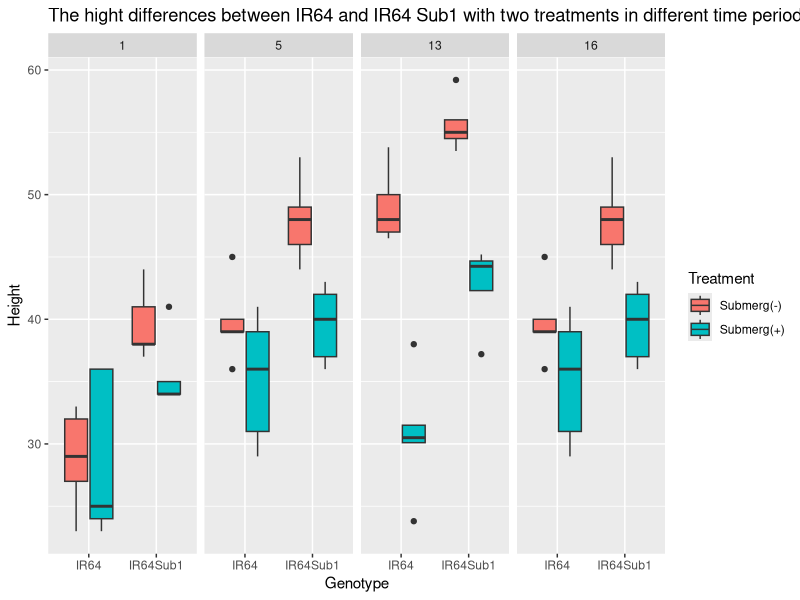
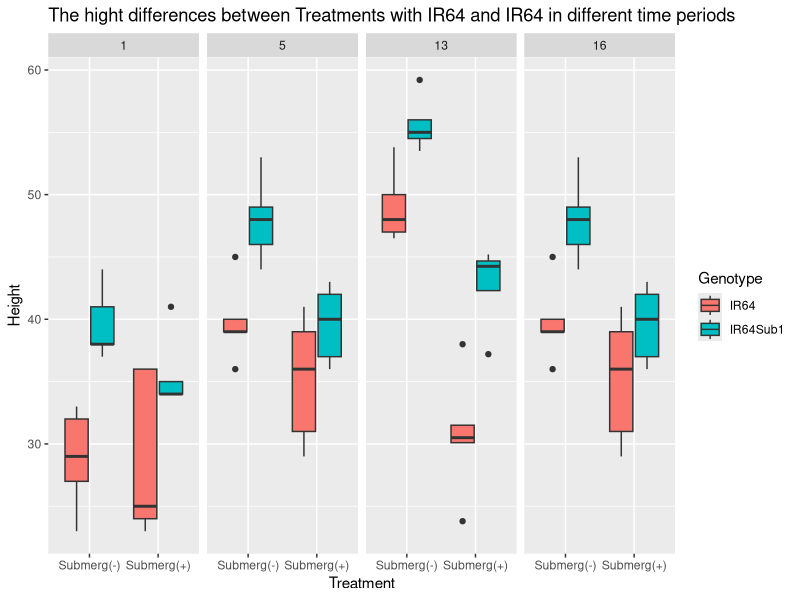
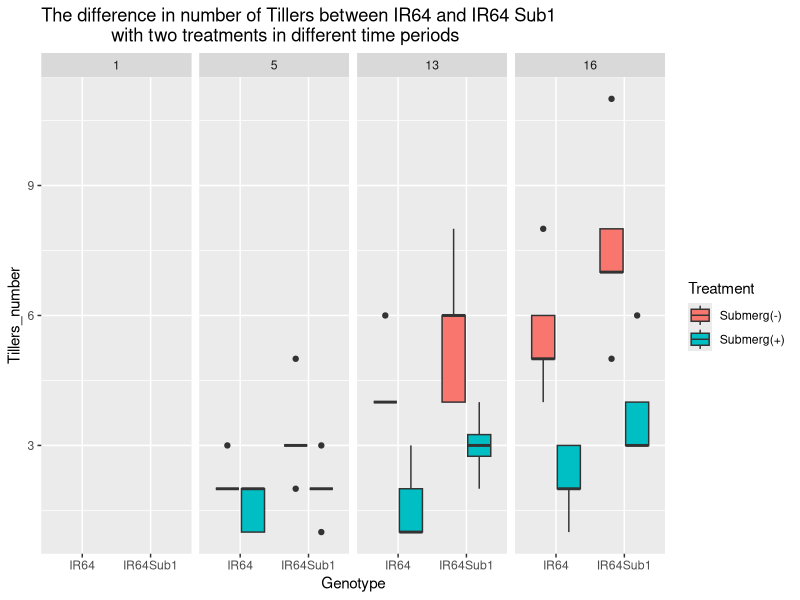
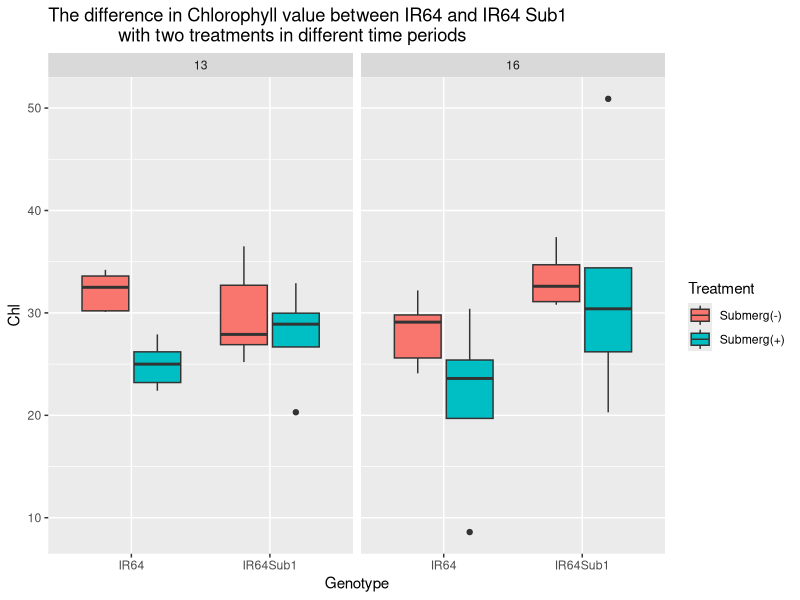
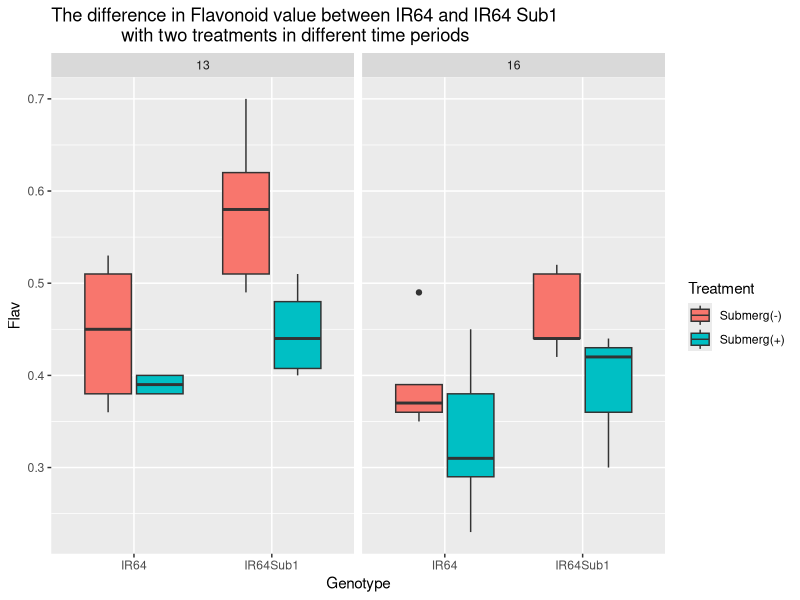
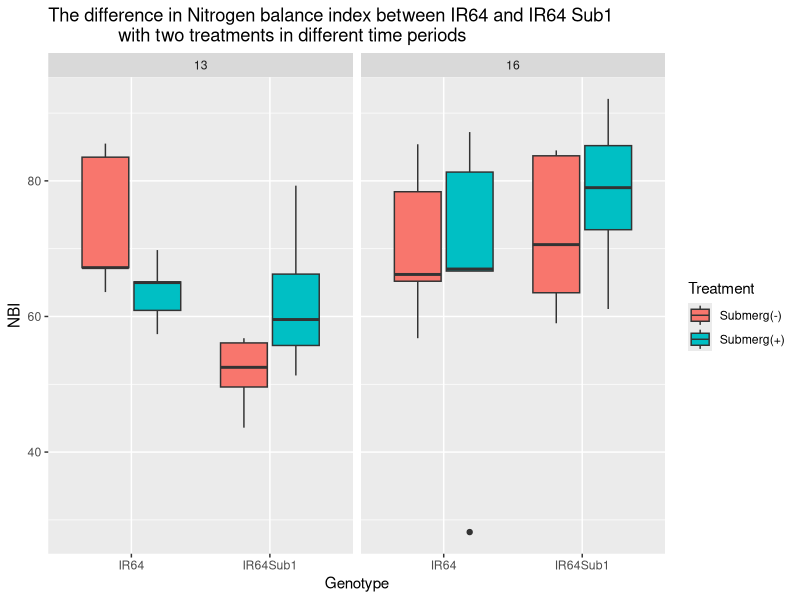
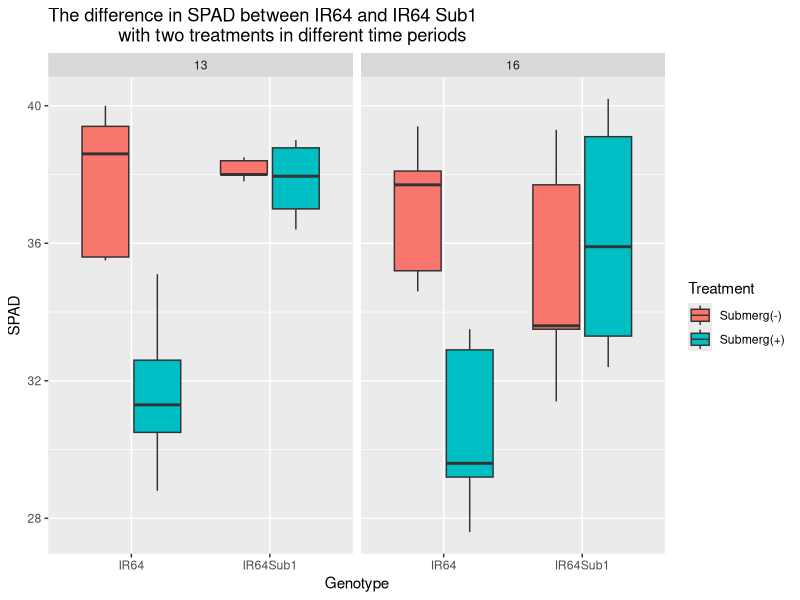
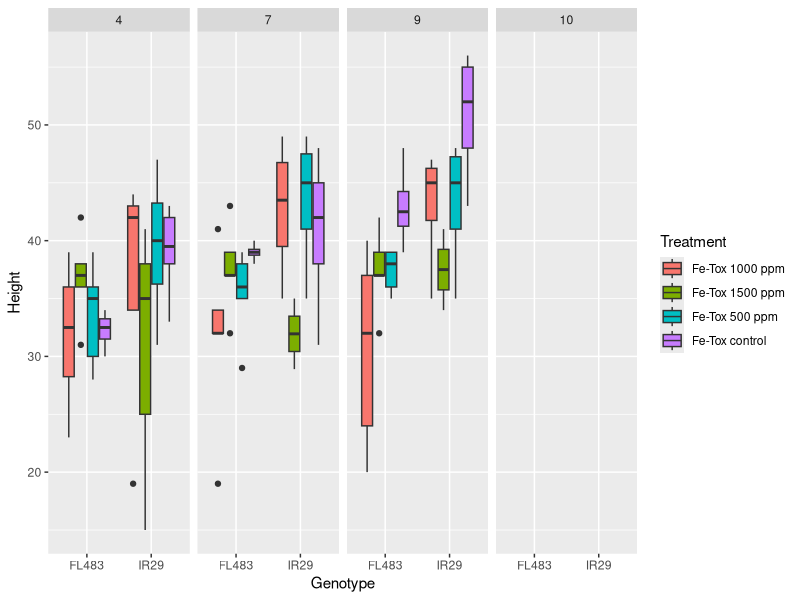

R code for these plots, in order:
#Install Package####
install.packages("dplyr")
library(dplyr)
install.packages("ggplot2")
library(ggplot2)
install.packages("tidyverse")
library(tidyverse)
install.packages('png')
library(png)
#Input data####

Submergence <- read.csv("Submergence_data.csv")
Iron <- read.csv("Iron_data.csv")
IronUV <- read.csv("IronUV_data.csv")

colnames(Submergence)
colnames(Iron)
colnames(IronUV)
 
#Date of treatment Submergence####

    ggplot(data = Submergence,
           aes(y = Height, x = Genotype, fill = Treatment,
               group = interaction(Genotype, Treatment))) +
      geom_boxplot() + 
      facet_grid(~DATrt) + 
      ggtitle("The hight differences between IR64 and IR64 Sub1 with two treatments in different time periods")

ggplot(data = Submergence,
       aes(y = Height, x = Treatment, fill = Genotype,
           group = interaction(Genotype, Treatment))) +
  geom_boxplot() + 
  facet_grid(~DATrt) + 
  ggtitle("The hight differences between Treatments with IR64 and IR64 in different time periods")

               
    ggplot(data = Submergence,
           aes(y = Tillers_number, x = Genotype, fill = Treatment,
               group = interaction(Genotype, Treatment))) +
      geom_boxplot() +
      facet_grid(~DATrt) + 
      ggtitle("The difference in number of Tillers between IR64 and IR64 Sub1 
              with two treatments in different time periods")

    
    #filter the data with dplyr
    SubmergenceChl <- filter(Submergence, !is.na(Chl) | Chl != "")

    ggplot(data = SubmergenceChl,
           aes(y = Chl, x = Genotype, fill = Treatment, na.rm = TRUE,
               group = interaction(Genotype, Treatment))) +
      geom_boxplot(na.rm = TRUE) +
      facet_grid(~DATrt) +
      ggtitle("The difference in Chlorophyll value between IR64 and IR64 Sub1 
              with two treatments in different time periods")
    
    SubmergenceFlav <- filter(Submergence, !is.na(Flav) | Flav != "")
    
    ggplot(data = SubmergenceFlav,
           aes(y = Flav, x = Genotype, fill = Treatment, na.rm = TRUE,
               group = interaction(Genotype, Treatment))) +
      geom_boxplot(na.rm = TRUE) +
      facet_grid(~DATrt) +
      ggtitle("The difference in Flavonoid value between IR64 and IR64 Sub1 
              with two treatments in different time periods")
    
    SubmergenceNBI <- filter(Submergence, !is.na(NBI) | NBI != "")
    ggplot(data = SubmergenceNBI,
           aes(y = NBI, x = Genotype, fill = Treatment,
               group = interaction(Genotype, Treatment))) +
      geom_boxplot() +
      facet_grid(~DATrt) +
      ggtitle("The difference in Nitrogen balance index between IR64 and IR64 Sub1 
              with two treatments in different time periods")
    
    SubmergenceSPAD <- filter(Submergence, !is.na(SPAD) | SPAD != "")
    ggplot(data = SubmergenceSPAD,
           aes(y = SPAD, x = Genotype, fill = Treatment,
               group = interaction(Genotype, Treatment))) +
      geom_boxplot() +
      facet_grid(~DATrt) +
    ggtitle("The difference in SPAD between IR64 and IR64 Sub1 
              with two treatments in different time periods")
    
    #Date of treatment Iron####
    ggplot(data = Iron,
           aes(y = Height, x = Genotype, fill = Treatment,
               group = interaction(Genotype, Treatment))) +
      geom_boxplot() +
      facet_grid(~DATrt)
    ggplot(data = Iron,
           aes(y = Tillers_number, x = Genotype, fill = Treatment,
               group = interaction(Genotype, Treatment))) +
      geom_boxplot() +
      facet_grid(~DATrt)
    ggplot(data = Iron,
           aes(y = SPAD, x = Genotype, fill = Treatment,
               group = interaction(Genotype, Treatment))) +
      geom_boxplot() +
      facet_grid(~DATrt)
    
    ggplot(data = Iron,
           aes(y = Chl, x = Genotype, fill = Treatment,
               group = interaction(Genotype, Treatment))) +
      geom_boxplot() +
      facet_grid(~DATrt)
    
    ggplot(data = Iron,
           aes(y = Flav, x = Genotype, fill = Treatment,
               group = interaction(Genotype, Treatment))) +
      geom_boxplot() +
      facet_grid(~DATrt)
    
    ggplot(data = Iron,
           aes(y = NBI, x = Genotype, fill = Treatment,
               group = interaction(Genotype, Treatment))) +
      geom_boxplot() +
      facet_grid(~DATrt)
    
    ggplot(data = Iron,
           aes(y = affected.Tillers, x = Genotype, fill = Treatment,
               group = interaction(Genotype, Treatment))) +
      geom_boxplot() +
      facet_grid(~DATrt)
    
    #Iron UV####
    
    ggplot(data = IronUV,
           aes(y = Height, x = Genotype, fill = Treatment,
               group = interaction(Genotype, Treatment))) +
      geom_boxplot() +
      facet_grid(~Date)
    
    ggplot(data = IronUV,
           aes(y = Height, x = Genotype, fill = Treatment,
               group = interaction(Genotype, Treatment))) +
      geom_boxplot() +
      facet_grid(~Date)
    
    ggplot(data = IronUV,
           aes(y = DeadLeaves, x = Genotype, fill = Treatment,
               group = interaction(Genotype, Treatment))) +
      geom_boxplot() +
      facet_grid(~Date)
    
    ggplot(data = IronUV,
           aes(y = Chl, x = Genotype, fill = Treatment,
               group = interaction(Genotype, Treatment))) +
      geom_boxplot() +
      facet_grid(~Date)
    ggplot(data = IronUV,
           aes(y = Flav, x = Genotype, fill = Treatment,
               group = interaction(Genotype, Treatment))) +
      geom_boxplot() +
      facet_grid(~Date)
    
    ggplot(data = IronUV,
           aes(y = NBI, x = Genotype, fill = Treatment,
               group = interaction(Genotype, Treatment))) +
      geom_boxplot() +
      facet_grid(~Date)
    
    ggplot(data = IronUV,
           aes(y = SPAD, x = Genotype, fill = Treatment,
               group = interaction(Genotype, Treatment))) +
      geom_boxplot() +
      facet_grid(~Date)
    
    
    
    #Bronze score with SPAD
    
    ggplot(data = Iron, 
           aes(x = SPAD, 
               y = Bronze_Score 
            )) + 
      geom_point() +
      geom_smooth(method = "glm") +
      ggtitle("The correlation between SPAD and Bronzing score")
    
    